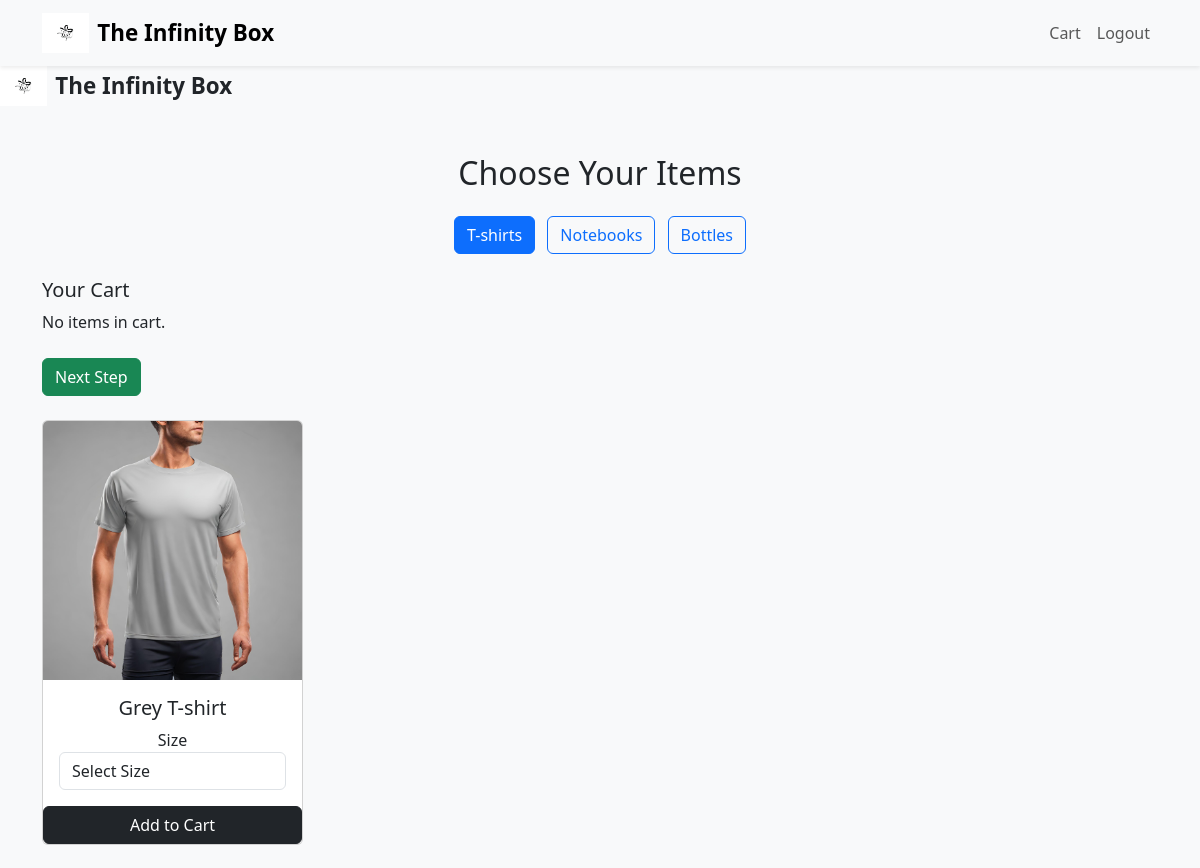
Before: /products/custombox/choose_items/ (signed in, upper part) with the older database file.
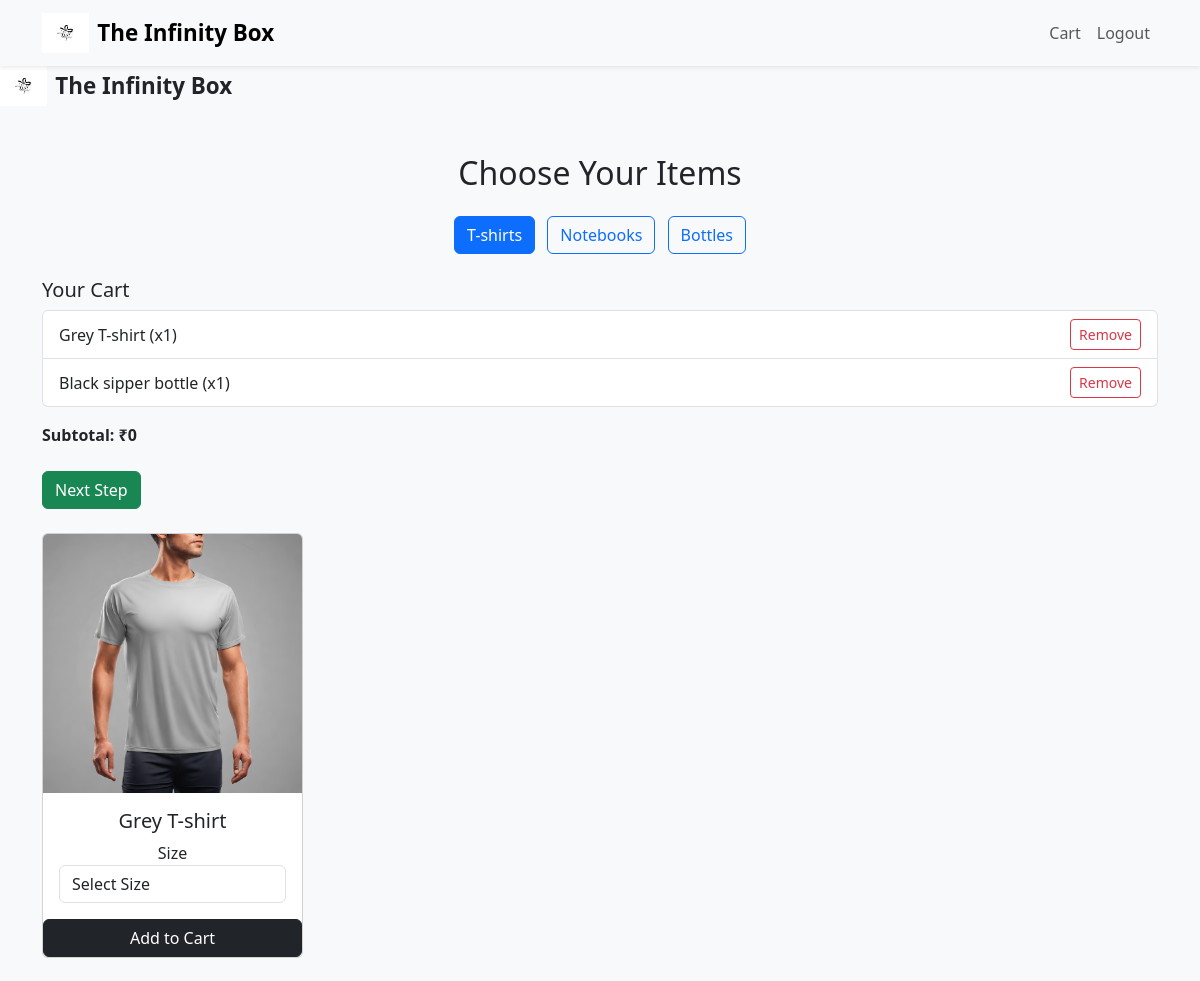
After: the same page with the newer database file.
### cart/models.py (models this page shows, shortened)
class CartItem(models.Model):
    user = models.ForeignKey(
        settings.AUTH_USER_MODEL,
        on_delete=models.CASCADE,
        related_name='cart_items',
        related_query_name='cart_item'
    )
    product = models.ForeignKey(
        Product,
        on_delete=models.CASCADE,
        related_name='cart_items',
        related_query_name='cart_item'
    )
    quantity = models.PositiveIntegerField(default=1)
    added_at = models.DateTimeField(auto_now_add=True)
    size = models.CharField(max_length=10, null=True, blank=True)  # <-- Add this
    def calc_subtotal(self):
        return self.quantity * self.product.price

### products/models.py (models this page shows, shortened)
class Product(models.Model):
    CATEGORY_CHOICES = [
        ('T-shirts', 'T-shirts'),
        ('Notebooks', 'Notebooks'),
        ('Bottles', 'Bottles'),
    ]
    name = models.CharField(max_length=200)
    description = models.TextField(blank=True)
    price = models.IntegerField(default=0)
    type = models.CharField(max_length=100, choices=[("T-shirts", "T-shirts"), ("Notebooks", "Notebooks"), ("Bottles", "Bottles")])
    image = models.ImageField(upload_to='products/')
    is_customizable = models.BooleanField(default=False)
    is_active = models.BooleanField(default=True)
    category = models.CharField(max_length=100)  # e.g., "T-shirts", "Notebooks"
    available = models.BooleanField(default=True)

### products/views.py (the view)
# urls.py: path('custombox/choose_items/', views.choose_items, name='choose_items'),
def choose_items(request):
    selected_category = request.GET.get('category', 'T-shirts')  # Default: T-shirts
    categories = ['T-shirts', 'Notebooks', 'Bottles']
    products = Product.objects.filter(type=selected_category)
    cart_items = CartItem.objects.filter(user=request.user)
    cart_total = sum(item.calc_subtotal() for item in cart_items)
    return render(request, 'products/choose_items.html', {
        'products': products,
        'cart_items': cart_items,
        'cart_total': cart_total,
        'categories': categories,
        'selected_category': selected_category,
    })

### products/templates/products/choose_items.html (shortened to what this page needs)
{% extends 'base.html' %}
{% load static %}
{% block content %}
<div class="container mt-5">
  <h2 class="text-center mb-4">Choose Your Items</h2>
  <div class="text-center mb-4">
    {% for category in categories %}
      <button class="btn btn-outline-primary mx-1 filter-btn" data-category="{{ category }}">{{ category }}</button>
    {% endfor %}
  </div>
  <div class="mb-4">
  <h5>Your Cart</h5>
  {% if cart_items %}
    <ul class="list-group">
      {% for item in cart_items %}
        <li class="list-group-item d-flex justify-content-between align-items-center">
          <div>
            {{ item.product.name }} (x{{ item.quantity }})
          </div>
          <form action="{% url 'products:remove_from_cart' item.id %}" method="post" style="margin: 0;">
            <button type="submit" class="btn btn-sm btn-outline-danger">Remove</button>
          </form>
        </li>
      {% endfor %}
    </ul>
    <p class="mt-3"><strong>Subtotal: ₹{{ cart_total }}</strong></p>
  {% else %}
    <p>No items in cart.</p>
  {% endif %}
  <a href="{% url 'products:magic_created' %}" class="btn btn-success mt-2">Next Step</a>
</div>
      <div id="products" class="row">
        <div class="col-md-3 mb-4 product-card" data-category="T-shirts">
          <div class="card h-100">
            <img src="/media/products/T-shirts1.jpeg" class="card-img-top" alt="Grey T-shirt">
            <div class="card-body text-center">
              <h5 class="card-title">Grey T-shirt</h5>
              <form method="post" action="{% url 'products:add_to_cart' 14 %}">
                <label for="size-14">Size</label>
                  <select name="size" id="size-14" class="form-control" required>
                    <option value="">Select Size</option>
                  </select>
                </div>
                <button type="submit" class="btn btn-dark">Add to Cart</button>
            </div>
          </div>
        </div>
        </div>
{% endblock %}

Changed rows visible on the page:
added CartItem: product.name "Grey T-shirt", quantity "1"
added CartItem: product.name "Black sipper bottle", quantity "1"
Other visible differences:
{{ cart_total }}: (not shown) → "0"
text no longer shown: "No items in cart."
text now shown: "Subtotal: ₹"
